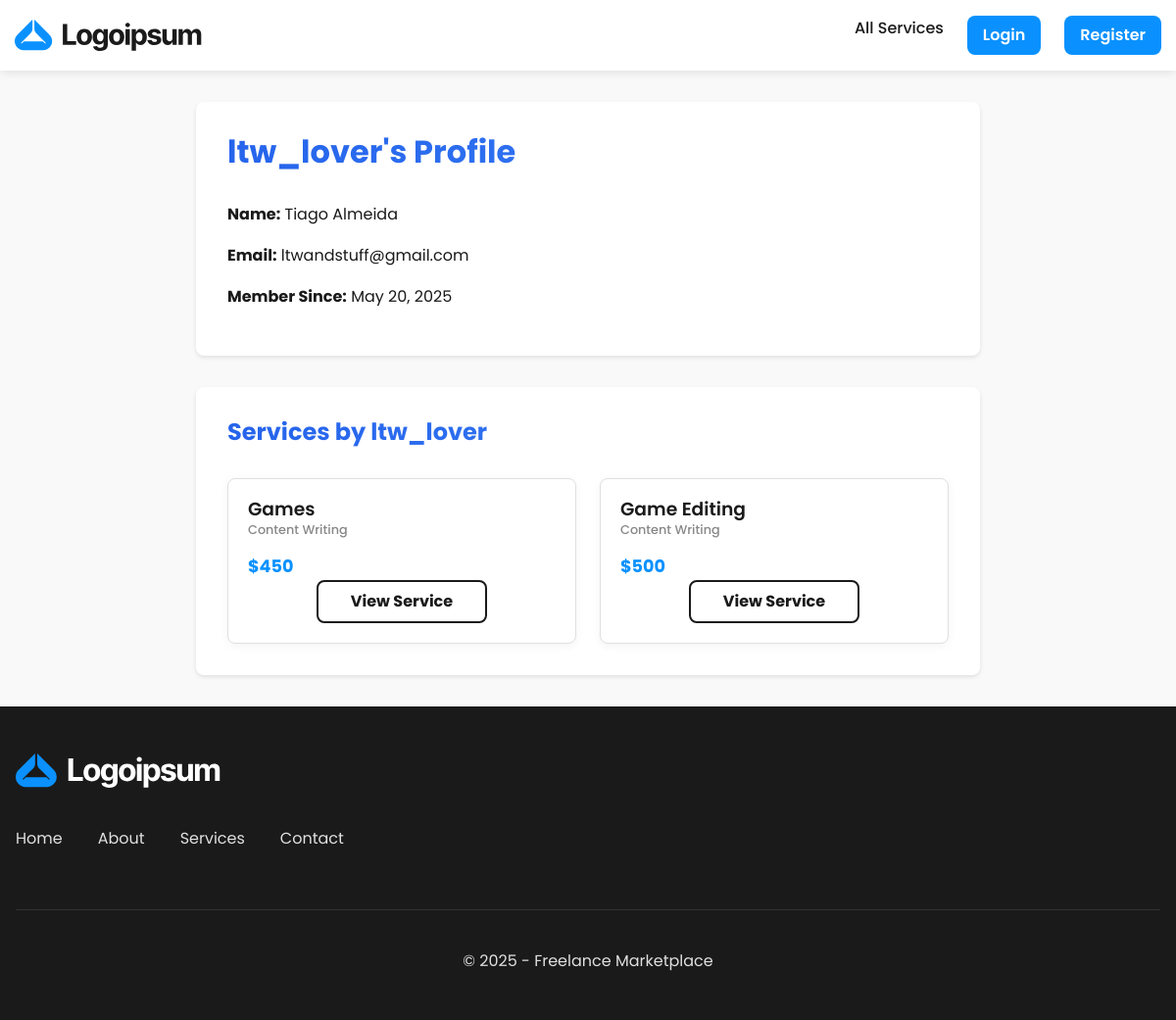
The app's page /pages/services/account.php?user=8, older data.
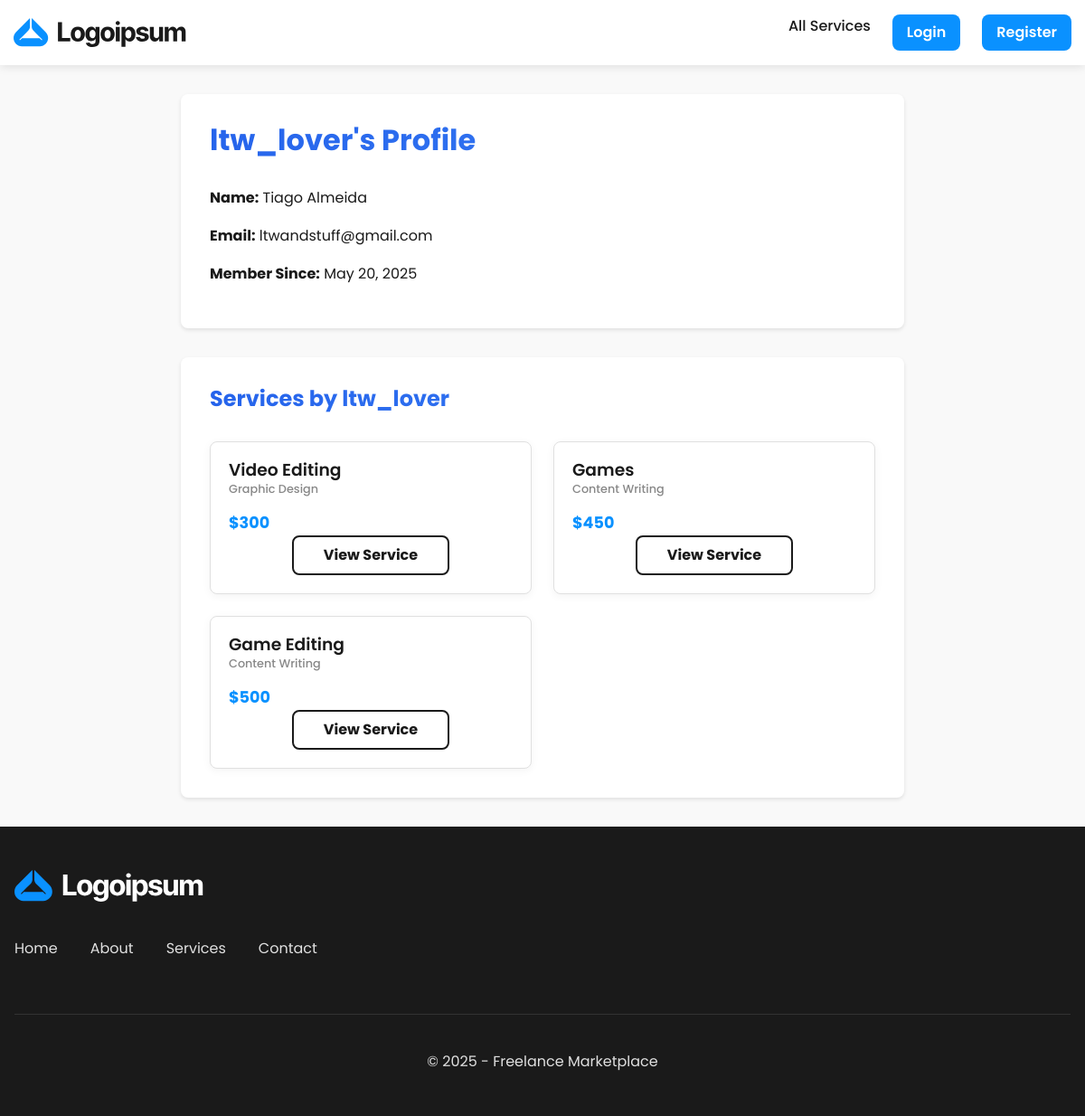
The same page, newer data.
### tables this page shows
CREATE TABLE Services (
    id INTEGER PRIMARY KEY AUTOINCREMENT,
    freelancer_id INTEGER NOT NULL,
    title TEXT NOT NULL,
    description TEXT NOT NULL,
    category_id INTEGER NOT NULL,
    price REAL NOT NULL,
    delivery_time INTEGER NOT NULL,
    created_at DATETIME DEFAULT CURRENT_TIMESTAMP,
    image_path TEXT,
    video_path TEXT,
    FOREIGN KEY (freelancer_id) REFERENCES Users(id),
    FOREIGN KEY (category_id) REFERENCES Categories(id)
);

CREATE TABLE Categories (
    id INTEGER PRIMARY KEY AUTOINCREMENT,
    name TEXT UNIQUE NOT NULL,
    description TEXT
);

### public/pages/services/account.php (the view, shortened to what this page needs)
<?php
$db = getDB();
$freelancerId = $_GET['user'] ?? null;
$stmt = $db->prepare("SELECT id, name, username, email, created_at FROM Users WHERE id = ?");
$stmt->execute([$freelancerId]);
$freelancer = $stmt->fetch(PDO::FETCH_ASSOC);
$stmt = $db->prepare("
    SELECT Services.*, Categories.name AS category_name
    FROM Services
    JOIN Categories ON Services.category_id = Categories.id
    WHERE freelancer_id = ?
    ORDER BY created_at DESC
");
$stmt->execute([$freelancerId]);
$services = $stmt->fetchAll(PDO::FETCH_ASSOC);
include_once '../../templates/header.php';
?>
<div class="profile-container">
    <h1 class="gradient-heading"><?php echo htmlspecialchars($freelancer['username']); ?>'s Profile</h1>
    <div class="freelancer-info">
            <p><strong>Name:</strong> <?php echo htmlspecialchars($freelancer['name']); ?></p>
            <p><strong>Email:</strong> <?php echo htmlspecialchars($freelancer['email']); ?></p>
            <p><strong>Member Since:</strong> <?php echo date('F j, Y', strtotime($freelancer['created_at'])); ?></p>
        </div>
    </div>
</div>
<div class="profile-container">
    <h2 class="gradient-heading">Services by <?php echo htmlspecialchars($freelancer['username']); ?></h2>
    <?php if (empty($services)): ?>
        <p>This freelancer has not listed any services yet.</p>
    <?php else: ?>
        <div class="services-grid">
            <?php foreach ($services as $service): ?>
                <div class="service-card">
                    <h3><?php echo htmlspecialchars($service['title']); ?></h3>
                    <p class="service-category"><?php echo htmlspecialchars($service['category_name']); ?></p>
                    <p class="service-price">$<?php echo htmlspecialchars($service['price']); ?></p>
                    <a href="<?php echo SITE_URL; ?>/pages/services/view.php?id=<?php echo $service['id']; ?>" class="btn">View Service</a>
                </div>
            <?php endforeach; ?>
        </div>
    <?php endif; ?>
</div>
<?php include_once '../../templates/footer.php'; ?>

Row changes from the older to the newer data that the page shows:
added services: title "Video Editing", category.name "Graphic Design", price "300"
